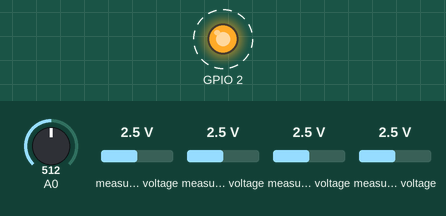
Simulated run of this sketch. Board: ESP8266 (NodeMCU). On the bench: output pins drawn as LEDs (lit = HIGH). Dashed ring = blinking. The test bench sets the inputs (shaded band); at power-on: A0 = 512, measured voltage 2.5 V. WiFi joins after 1.5 s; servers stay silent unless stated; what the sketch prints to the serial monitor is not drawn.

Above: at 3.1 s.
Timing chart, 0 to 6.9 s (numbered marks = the images above):
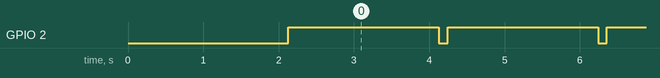

The sketch:

WiFiClient-U-and-I-SignalK-v2.ino
```cpp
/*
 *  This sketch uses a ESP 8266 and ADS1115 to measure voltage and current and
 *  sends messages to a SignalK server
 *
 *  Select board ESP-12E, NodeMCU 1.0 ESP12-E module
 *
 */
// Including I2C and ADC board ADS1115
#include <Wire.h>
#include <Adafruit_ADS1015.h>

// Including WiFi stuff
#include <ESP8266WiFi.h>
#include <ESP8266WiFiMulti.h>
#include <WiFiUdp.h>

// Instanciate an ads objects
Adafruit_ADS1115 ads1(0x48);
Adafruit_ADS1115 ads2(0x49);

// Instanciate WiFi object
ESP8266WiFiMulti WiFiMulti;
WiFiUDP Udp;


void setup() {
    pinMode(LED_BUILTIN, OUTPUT);     // Initialize the LED_BUILTIN pin as an output
    Serial.begin(115200);
    delay(10);

    // Set up the first ADS 1115 gain
    ads1.setGain(GAIN_TWO);        // 2x gain   +/- 2.048V  1 bit = 0.0625mV
    ads1.begin();
    Serial.println("ADS 1115 no 1 set up");
    ads2.setGain(GAIN_TWO);        // 2x gain   +/- 2.048V  1 bit = 0.0625mV
    ads2.begin();
    Serial.println("ADS 1115 no 2 set up");

    // We start by connecting to a WiFi network
    WiFiMulti.addAP("TeamRocketHQ", "password");

    Serial.println();
    Serial.println();
    Serial.print("Wait for WiFi... ");

    while(WiFiMulti.run() != WL_CONNECTED) {
        Serial.print(".");
        delay(500);
    }

    Serial.println("");
    Serial.println("WiFi connected");
    Serial.println("IP address: ");
    Serial.println(WiFi.localIP());

    delay(500);
} /* End setup */


void Send_to_SignalK(String path, double value){

    // Settings for SignalK port and SignalK server.
    const uint16_t port = 55557;   // SignalK uses this port.
    const char * host = "192.168.1.160"; // ip number of the SignalK server.
    String cmd;
    char valuestring[6];

    cmd = "{\"updates\": [{\"$source\": \"ESP8266\",\"values\":[ {\"path\":\"";
    cmd += path; cmd += "\","; cmd += "\"value\":";
    dtostrf(value,3,2,valuestring); // Convert double to a string
    cmd += valuestring;
    cmd += "}]}]}\0";
    /*
    Serial.println(cmd);
    Serial.println(cmd.length());
    */

    char cmdc[cmd.length()+1];        // Convert the String to an array of characters.
    Udp.beginPacket(host,port);       // Connect to to server and prepare for UDP transfer.
    strncpy(cmdc,cmd.c_str(),sizeof(cmdc));  // Convert from String to array of characters.
    Serial.println(cmdc); Serial.print(" Message har length: "); Serial.println(sizeof(cmdc));
    Udp.write(cmdc);                  // Send the message to the SignalK server.
    Udp.endPacket();                  // End the connection.
    delay(10);                        // Short delay to recover.
} /* End Send_to_SignalK */


void Measure_and_Send_U(int inputno) {
    double U;
    int val,offset;

    /*
     * Voltage is measured using the single ADC input on the ESP8266 chip.
     * However, this routine is generic and it can easily change to ADS1115.
     */
    offset=-1;    // Differ from board to board, make your own calibration.
    val=analogRead(A0);  // Read the analog input on the ESP8266.
    val+=offset;
    U=((double)val/(double)1023.0)*18.0;  // Calibrated using a multimeter, check this value carefully.

    Send_to_SignalK("electrical.service.voltage",U);
}


void Measure_and_Send_I(int inputno) {
    double I;
    int val, offset;

    if (inputno==1) {
      // Read ADC and calculate the equivalt current in Amps.
      offset=-140;    // Differ from sensor to sensor, calibration is needed.
      val=ads1.readADC_Differential_0_1();   // There are two possibilities in differential mode, 01 and 23.
      Serial.println(val);
      val+=offset;
      I = (double)val/(double)32766*160; // Calibrated with a multimeter.
      Send_to_SignalK("electrical.service.HKS2010",I);
    }
    if (inputno==2) {
      offset=-200;
      val=ads1.readADC_Differential_2_3();   // There are two possibilities in differential mode, 01 and 23.
      Serial.println(val);
      val+=offset;
      I = (double)val/(double)32766*11.5; // Calibrated with a multimeter.
      Send_to_SignalK("electrical.service.ACS712",I);
    }
    if (inputno==3) {
      offset=-650;
      val=ads2.readADC_Differential_0_1();   // There are two possibilities in differential mode 01 and 23.
      Serial.println(val);
      val+=offset;
      I = (double)val/(double)32766*33.0; // Calibrated with a multimeter.
      Send_to_SignalK("electrical.service.WCS1800",I);
    }
}


void loop() {
    digitalWrite(LED_BUILTIN, LOW); // Turn the LED on while we transfer the data.
    Measure_and_Send_U(1);  // Get the voltage and send it to SignalK.
    Measure_and_Send_I(1);  // Get the current and send it to SignalK.
    Measure_and_Send_I(2);  // Get the current and send it to SignalK.
    Measure_and_Send_I(3);  // Get the current and send it to SignalK.
    digitalWrite(LED_BUILTIN, HIGH);  // Turn the LED off by making the voltage HIGH.

    Serial.println("wait 2 sec...");   // This high refresh rate put a load in the SignalK server.
    delay(2000);
}  /* End infinite loop */
```

Measured:
- by itself, GPIO 2: alternates HIGH for 2.0 s and LOW for 0.11 s
